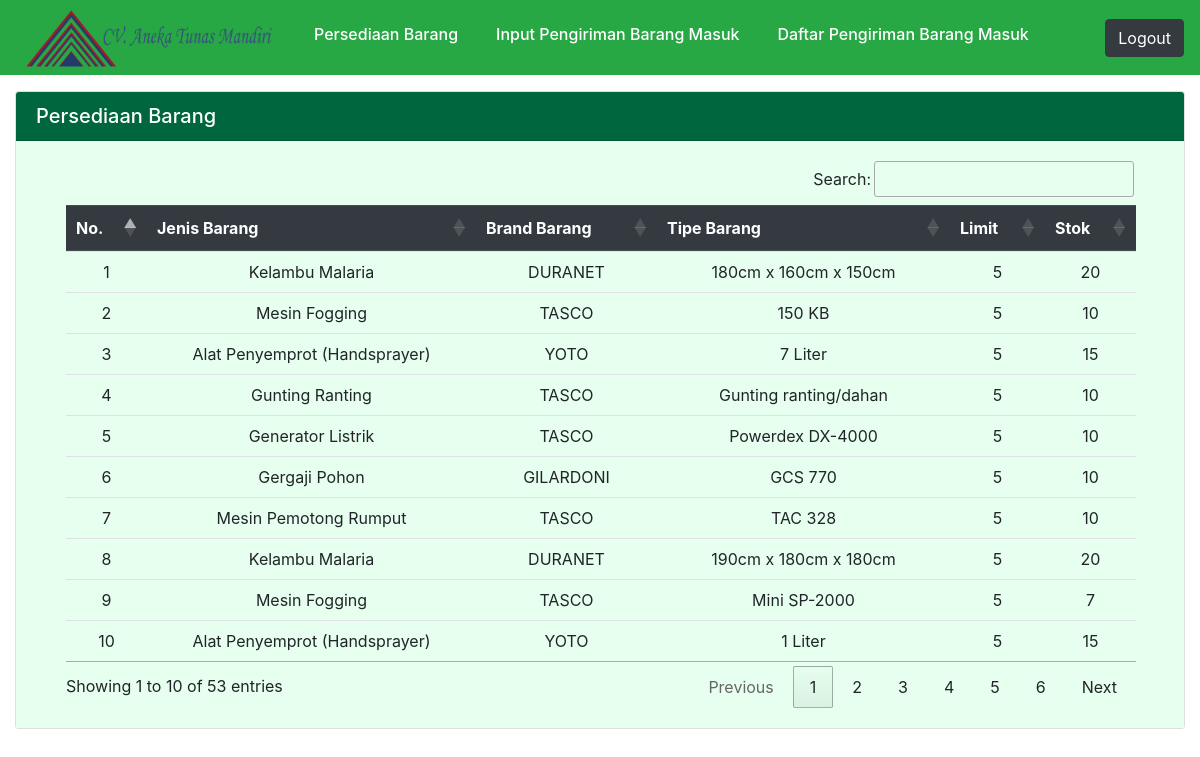
Screenshot of /index.php/pembelian/pembelian with the database file from the repository.
### tables this page shows
CREATE TABLE `tipe_barang` (
  `id` int(11) NOT NULL,
  `kode_barang` varchar(6) NOT NULL,
  `id_info_barang` int(11) NOT NULL,
  `tipe` varchar(50) NOT NULL,
  `limit_stok` int(11) NOT NULL,
  `status` int(1) NOT NULL DEFAULT 1
);

### application/controllers/pembelian/Pembelian.php (called while the page is built, shortened)
<?php
class Pembelian extends CI_Controller {
	public function __construct() {
		$this->load->model('Pembelian_model', 'pembelian');
	}
	public function index() {
		$stok = $this->pembelian->getAllStok();
		foreach($stok as $index => $value) {
			$fifo = $this->pembelian->getFifoBarang($value['id_tipe']);
			$jumlah = array_sum(array_column($fifo, 'jumlah'));
			$stok[$index]['stok'] = $jumlah;
			$stok[$index]['fifo'] = $fifo;
		}
		$this->load->view('pembelian/stok', ['stok' => $stok]);
	}
}
?>

### index.php (called while the page is built, shortened)
<?php
require_once BASEPATH.'core/CodeIgniter.php';

### application/models/Pembelian_model.php (called while the page is built, shortened)
<?php
class Pembelian_model extends CI_Model {
	public function getAllStok() {
		return $this->db->select("
				jenis_barang.nama as jenis_barang, brand_barang.nama as brand_barang,
				tipe_barang.tipe as tipe_barang, tipe_barang.limit_stok, tipe_barang.id as id_tipe,
			")
			->from('detail_transaksi')
			->join('transaksi', 'transaksi.id = detail_transaksi.id_transaksi')
			->join('tipe_barang', 'tipe_barang.id = detail_transaksi.id_tipe_barang')
			->join('info_barang', 'info_barang.id = tipe_barang.id_info_barang')
			->join('brand_barang', 'brand_barang.id = info_barang.id_brand')
			->join('jenis_barang', 'jenis_barang.id = info_barang.id_barang')
			->group_by('tipe_barang.id')
			->order_by('tanggal', 'ASC')
			->get()
			->result_array();
	}
	public function getFifoBarang($idTipeBarang) {
		return $this->db->select('barang_masuk.id_transaksi as id_fifo, barang_masuk.jumlah')
			->from('barang_masuk')
			->where('id_tipe_barang', $idTipeBarang)
			->get()
			->result_array();
	}
}
?>

### application/views/pembelian/stok.php (the view, shortened to what this page needs)
<!DOCTYPE html>
<html lang="en">
<head>
</head>
<body>
	<div class="container-fluid">
	<div class="card mt-3" >
  <h5 class="card-header" style="background-color: #00663d; color: white;">Persediaan Barang</h5>
  <div class="card-body" style="background-color: #e6ffee; padding-left: 50px; padding-right: 50px;">
		<table class="table table-hover text-center table-stok mt-3">
			<thead class="thead-dark">
				<th>No.</th>
				<th>Jenis Barang</th>
				<th>Brand Barang</th>
				<th>Tipe Barang</th>
				<th>Limit</th>
				<th>Stok</th>
			</thead>
			<tbody>
				<?php foreach($stok as $index => $value): ?>
				<tr>
					<td><?= $index + 1 ?></td>
					<td><?= $value['jenis_barang'] ?></td>
					<td><?= $value['brand_barang'] ?></td>
					<td><?= $value['tipe_barang'] ?></td>
					<td>5</td>
					<td><?= $value['stok'] ?></td>
				</tr>
				<?php endforeach; ?>
			</tbody>
		</table>
	</div>
</div>
</body>
</html>

### rows the page displays
tipe_barang: jenis_barang "Kelambu Malaria", brand_barang "DURANET", tipe "180cm x 160cm x 150cm", stok "20"
tipe_barang: jenis_barang "Mesin Fogging", brand_barang "TASCO", tipe "150 KB", stok "10"
tipe_barang: jenis_barang "Alat Penyemprot (Handsprayer)", brand_barang "YOTO", tipe "7 Liter", stok "15"
tipe_barang: jenis_barang "Gunting Ranting", brand_barang "TASCO", tipe "Gunting ranting/dahan", stok "10"
tipe_barang: jenis_barang "Generator Listrik", brand_barang "TASCO", tipe "Powerdex DX-4000", stok "10"
tipe_barang: jenis_barang "Gergaji Pohon", brand_barang "GILARDONI", tipe "GCS 770", stok "10"
tipe_barang: jenis_barang "Mesin Pemotong Rumput", brand_barang "TASCO", tipe "TAC 328", stok "10"
tipe_barang: jenis_barang "Kelambu Malaria", brand_barang "DURANET", tipe "190cm x 180cm x 180cm", stok "20"
tipe_barang: jenis_barang "Mesin Fogging", brand_barang "TASCO", tipe "Mini SP-2000", stok "7"
tipe_barang: jenis_barang "Alat Penyemprot (Handsprayer)", brand_barang "YOTO", tipe "1 Liter", stok "15"
